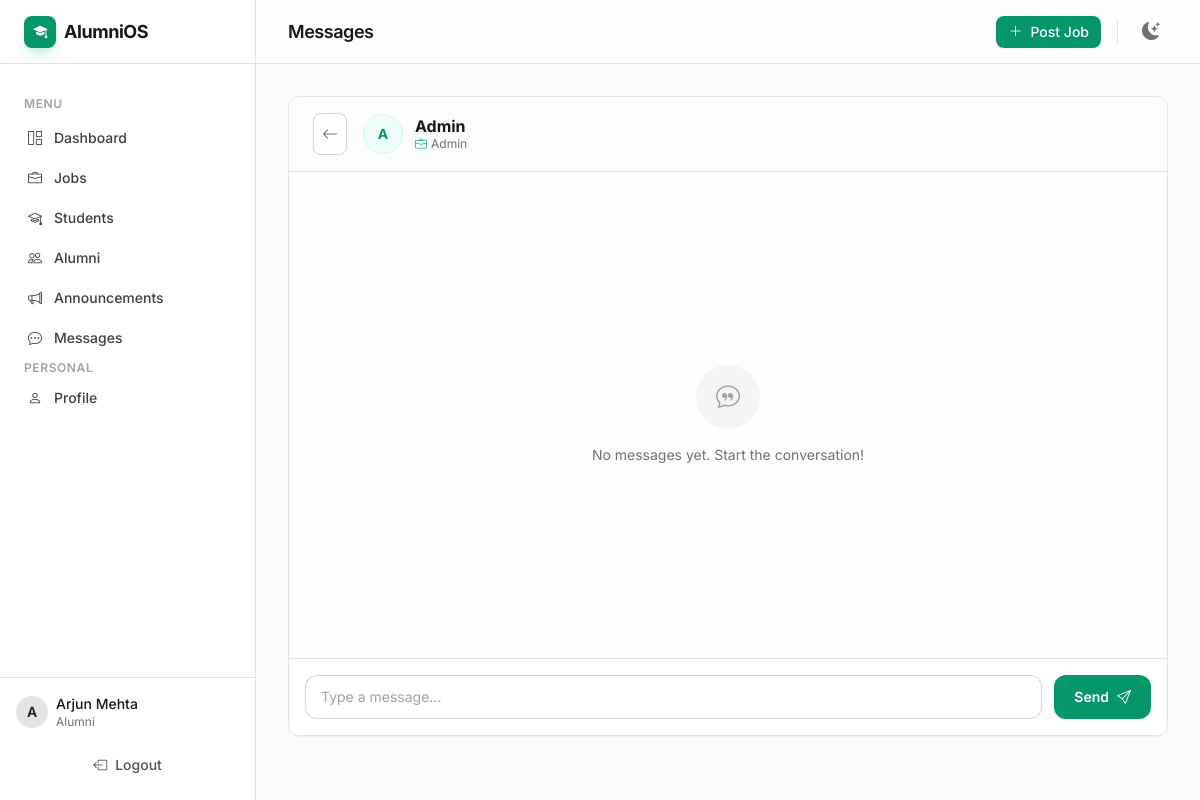
The app's page /chat/1 (signed in) with its own data.
### app.py (models this page shows)
class User(db.Model, UserMixin):
    id = db.Column(db.Integer, primary_key=True)
    role = db.Column(db.String(20), nullable=False, index=True)
    full_name = db.Column(db.String(120), nullable=False)
    email = db.Column(db.String(120), unique=True, nullable=False, index=True)
    password_hash = db.Column(db.String(255), nullable=False)
    batch = db.Column(db.String(20), default="")
    department = db.Column(db.String(80), default="")
    company = db.Column(db.String(120), default="")
    job_role = db.Column(db.String(120), default="")
    location = db.Column(db.String(120), default="")
    linkedin = db.Column(db.String(200), default="")
    bio = db.Column(db.Text, default="")
    skills = db.Column(db.String(500), default="")  # Comma-separated skills
    roll_number = db.Column(db.String(100), unique=True, nullable=True)
    joined_year = db.Column(db.String(10), default="")
    graduation_duration = db.Column(db.String(20), default="")
    resume_filename = db.Column(db.String(255), default="")
    resume_embedding = db.Column(db.PickleType, nullable=True)
    resume_ml_status = db.Column(db.String(20), default="none")  # none, processing, completed, failed
    is_verified = db.Column(db.Boolean, default=False)
    verification_status = db.Column(db.String(20), default="pending")  # pending, approved, rejected
    verified_by_id = db.Column(db.Integer, db.ForeignKey("user.id"), nullable=True)
    verified_at = db.Column(db.DateTime, nullable=True)
    created_at = db.Column(db.DateTime, default=datetime.utcnow)
    failed_login_attempts = db.Column(db.Integer, default=0)
    account_locked_until = db.Column(db.DateTime, nullable=True)

### app.py (the view, shortened to what this page needs)
    @app.route("/chat/<int:user_id>", methods=["GET", "POST"])
    @login_required
    def chat(user_id):
        other = db.session.get(User, user_id)
        if not other:
            abort(404)
        thread = (
            Message.query.filter(
                db.or_(
                    db.and_(Message.sender_id == current_user.id, Message.receiver_id == other.id),
                    db.and_(Message.sender_id == other.id, Message.receiver_id == current_user.id),
                )
            )
            .order_by(Message.created_at.asc())
            .all()
        )
        return render_template("chat.html", other=other, thread=thread)

### templates/chat.html (shortened to what this page needs)
{% extends "base.html" %}
{% block header_title %}Messages{% endblock %}
{% block content %}
<div class="max-w-4xl mx-auto h-[80vh] flex flex-col">
  <div class="bg-white dark:bg-zinc-900 border border-zinc-200 dark:border-zinc-800 rounded-xl shadow-sm overflow-hidden flex flex-col h-full">
    <div class="px-6 py-4 border-b border-zinc-200 dark:border-zinc-800 bg-zinc-50/50 dark:bg-zinc-900/50 flex items-center justify-between shrink-0">
      <div class="flex items-center gap-4">
        <a href="{{ url_for('messages') }}" class="inline-flex items-center justify-center rounded-lg border border-zinc-300 dark:border-zinc-700 bg-white dark:bg-zinc-800 p-2 text-zinc-500 hover:text-zinc-900 dark:hover:text-zinc-100 hover:bg-zinc-50 dark:hover:bg-zinc-700/50 transition-colors" title="Back to Inbox">
          <i class="bi bi-arrow-left"></i>
        </a>
        <div class="flex items-center gap-3">
          <div class="w-10 h-10 rounded-full bg-primary-50 dark:bg-primary-500/10 text-primary-600 dark:text-primary-400 flex items-center justify-center font-bold text-sm border border-primary-100 dark:border-primary-500/20">
            {{ other.full_name[0]|upper }}
          </div>
          <div>
            <h5 class="font-bold text-zinc-900 dark:text-zinc-100 leading-tight">{{ other.full_name }}</h5>
            <p class="text-xs text-zinc-500 dark:text-zinc-400 capitalize flex items-center gap-1">
              {% if other.role == 'student' %}<i class="bi bi-mortarboard text-primary-500"></i>{% else %}<i class="bi bi-briefcase text-emerald-500"></i>{% endif %}
              {{ other.role }}
            </p>
          </div>
        </div>
      </div>
    </div>
    <div class="flex-1 overflow-y-auto p-6 bg-zinc-50/30 dark:bg-zinc-950/30 flex flex-col gap-4">
      {% for m in thread %}
        {% if m.sender_id == current_user.id %}
          <div class="flex justify-end mb-2">
            <div class="max-w-[75%] rounded-2xl rounded-tr-sm bg-primary-600 px-4 py-2.5 text-white shadow-sm border border-primary-700">
              <div class="text-xs text-primary-200 mb-1 flex justify-end">{{ m.created_at.strftime("%I:%M %p") }}</div>
              <div class="text-sm leading-relaxed whitespace-pre-wrap">{{ m.body }}</div>
            </div>
          </div>
        {% else %}
          <div class="flex justify-start mb-2 group">
            <div class="max-w-[75%] rounded-2xl rounded-tl-sm bg-white dark:bg-zinc-800 px-4 py-2.5 text-zinc-900 dark:text-zinc-100 shadow-sm border border-zinc-200 dark:border-zinc-700">
              <div class="text-xs text-zinc-400 dark:text-zinc-500 mb-1">{{ m.created_at.strftime("%I:%M %p") }}</div>
              <div class="text-sm leading-relaxed whitespace-pre-wrap">{{ m.body }}</div>
            </div>
          </div>
        {% endif %}
      {% else %}
        <div class="flex-1 flex flex-col items-center justify-center text-center">
          <div class="w-16 h-16 rounded-full bg-zinc-100 dark:bg-zinc-800 flex items-center justify-center text-zinc-400 dark:text-zinc-500 mb-4">
            <i class="bi bi-chat-quote text-2xl"></i>
          </div>
          <p class="text-zinc-500 dark:text-zinc-400 text-sm">No messages yet. Start the conversation!</p>
        </div>
      {% endfor %}
    </div>
    <div class="p-4 border-t border-zinc-200 dark:border-zinc-800 bg-white dark:bg-zinc-900 shrink-0">
      <form method="post" class="flex gap-3">
        <input name="body" placeholder="Type a message..." required class="block w-full rounded-xl border-0 py-3 px-4 text-zinc-900 dark:text-zinc-100 dark:bg-zinc-800/50 ring-1 ring-inset ring-zinc-300 dark:ring-zinc-700 placeholder:text-zinc-400 focus:ring-2 focus:ring-inset focus:ring-primary-600 sm:text-sm transition-shadow">
        <button type="submit" class="inline-flex items-center justify-center rounded-xl bg-primary-600 px-5 py-3 text-sm font-semibold text-white shadow-sm hover:bg-primary-700 focus:outline-none focus:ring-2 focus:ring-primary-600 transition-colors shrink-0 group">
          <span class="hidden sm:inline">Send</span>
          <i class="bi bi-send sm:ml-2 group-hover:-translate-y-0.5 group-hover:translate-x-0.5 transition-transform"></i>
        </button>
      </form>
    </div>
  </div>
</div>
{% endblock %}

### templates/base.html (shortened to what this page needs)
<!DOCTYPE html>
<html lang="en" class="antialiased">
<head>
    <link rel="stylesheet" href="https://cdn.jsdelivr.net/npm/bootstrap-icons@1.11.3/font/bootstrap-icons.min.css">
    <script src="https://cdn.tailwindcss.com"></script>
    <link rel="stylesheet" href="{{ url_for('static', filename='css/style.css') }}">
</head>
<body class="bg-zinc-50 text-zinc-900 dark:bg-zinc-950 dark:text-zinc-100 flex h-screen overflow-hidden selection:bg-primary-500/30">
    {% if current_user.is_authenticated %}
    <aside class="w-64 flex-shrink-0 border-r border-zinc-200 dark:border-zinc-800 bg-white dark:bg-zinc-900 flex flex-col transition-colors duration-200 hidden md:flex">
        <div class="h-16 flex items-center px-6 border-b border-zinc-200 dark:border-zinc-800">
            <a href="{{ url_for('index') }}" class="flex items-center gap-2 font-bold text-lg tracking-tight hover:opacity-80 transition-opacity">
                <span class="w-8 h-8 rounded-lg bg-primary-600 text-white flex items-center justify-center shadow-primary-500/20 shadow-lg">
                    <i class="bi bi-mortarboard-fill text-sm"></i>
                </span>
                <span>AlumniOS</span>
            </a>
        </div>
        <nav class="flex-1 overflow-y-auto p-4 space-y-1">
            {% if current_user.is_authenticated %}
                <div class="text-xs font-semibold text-zinc-400 dark:text-zinc-500 uppercase tracking-wider mb-2 mt-4 px-2">Menu</div>
                <a href="{{ url_for('dashboard') }}" class="flex items-center gap-3 px-3 py-2 rounded-lg text-sm font-medium transition-colors hover:bg-zinc-100 dark:hover:bg-zinc-800/50 text-zinc-700 dark:text-zinc-300 ">
                    <i class="bi bi-grid-1x2"></i> Dashboard
                </a>
                <a href="{{ url_for('jobs') }}" class="flex items-center gap-3 px-3 py-2 rounded-lg text-sm font-medium transition-colors hover:bg-zinc-100 dark:hover:bg-zinc-800/50 text-zinc-700 dark:text-zinc-300 ">
                    <i class="bi bi-briefcase"></i> Jobs
                </a>
                {% if current_user.role in ["alumni", "admin"] %}
                <a href="{{ url_for('students_directory') }}" class="flex items-center gap-3 px-3 py-2 rounded-lg text-sm font-medium transition-colors hover:bg-zinc-100 dark:hover:bg-zinc-800/50 text-zinc-700 dark:text-zinc-300 ">
                    <i class="bi bi-mortarboard"></i> Students
                </a>
                {% endif %}
                <a href="{{ url_for('alumni_directory') }}" class="flex items-center gap-3 px-3 py-2 rounded-lg text-sm font-medium transition-colors hover:bg-zinc-100 dark:hover:bg-zinc-800/50 text-zinc-700 dark:text-zinc-300 ">
                    <i class="bi bi-people"></i> Alumni
                </a>
                <a href="{{ url_for('announcements') }}" class="flex items-center gap-3 px-3 py-2 rounded-lg text-sm font-medium transition-colors hover:bg-zinc-100 dark:hover:bg-zinc-800/50 text-zinc-700 dark:text-zinc-300 ">
                    <i class="bi bi-megaphone"></i> Announcements
                </a>
                <a href="{{ url_for('messages') }}" class="flex items-center gap-3 px-3 py-2 rounded-lg text-sm font-medium transition-colors hover:bg-zinc-100 dark:hover:bg-zinc-800/50 text-zinc-700 dark:text-zinc-300 ">
                    <i class="bi bi-chat-dots"></i> Messages
                </a>
                <div class="text-xs font-semibold text-zinc-400 dark:text-zinc-500 uppercase tracking-wider mb-2 mt-6 px-2">Personal</div>
                <a href="{{ url_for('profile') }}" class="flex items-center gap-3 px-3 py-2 rounded-lg text-sm font-medium transition-colors hover:bg-zinc-100 dark:hover:bg-zinc-800/50 text-zinc-700 dark:text-zinc-300 ">
                    <i class="bi bi-person"></i> Profile
                </a>
            {% else %}
                <a href="{{ url_for('choose_login') }}" class="flex items-center gap-3 px-3 py-2 rounded-lg text-sm font-medium transition-colors bg-primary-600 hover:bg-primary-700 text-white shadow-sm mt-4">
                    <i class="bi bi-box-arrow-in-right"></i> Login to Portal
                </a>
            {% endif %}
        </nav>
        {% if current_user.is_authenticated %}
        <div class="p-4 border-t border-zinc-200 dark:border-zinc-800">
            <div class="flex items-center justify-between mb-4">
                <div class="flex items-center gap-2 overflow-hidden">
                    <div class="w-8 h-8 rounded-full bg-zinc-200 dark:bg-zinc-700 flex items-center justify-center text-sm font-semibold flex-shrink-0">
                        {{ current_user.full_name[0]|upper }}
                    </div>
                    <div class="truncate">
                        <div class="text-sm font-medium truncate">{{ current_user.full_name }}</div>
                        <div class="text-xs text-zinc-500 dark:text-zinc-400 truncate capitalize">{{ current_user.role }}</div>
                    </div>
                </div>
            </div>
            <a href="{{ url_for('logout') }}" class="w-full flex items-center justify-center gap-2 px-3 py-2 rounded-lg text-sm font-medium text-zinc-600 dark:text-zinc-400 hover:text-red-600 dark:hover:text-red-400 hover:bg-red-50 dark:hover:bg-red-950/30 transition-colors border border-transparent hover:border-red-100 dark:hover:border-red-900/50">
                <i class="bi bi-box-arrow-left"></i> Logout
            </a>
        </div>
        {% endif %}
    </aside>
    {% endif %}
    <div class="flex-1 flex flex-col min-w-0 transition-colors duration-200">
        <header class="h-16 flex-shrink-0 bg-white/80 dark:bg-zinc-900/80 backdrop-blur-md border-b border-zinc-200 dark:border-zinc-800 flex items-center justify-between px-4 sm:px-6 lg:px-8 z-10">
            <div class="flex items-center gap-4">
                <h1 class="text-lg font-semibold tracking-tight">{% block header_title %}Overview{% endblock %}</h1>
            </div>
            <div class="flex items-center gap-3">
                {% if current_user.is_authenticated %}
                    {% if current_user.role == "alumni" %}
                        <a href="{{ url_for('job_new') }}" class="hidden sm:inline-flex items-center gap-2 px-3 py-1.5 text-sm font-medium rounded-lg text-white bg-primary-600 hover:bg-primary-700 transition-colors shadow-sm">
                            <i class="bi bi-plus-lg"></i> Post Job
                        </a>
                    {% endif %}
                {% endif %}
                <button id="theme-toggle" class="p-2 text-zinc-500 dark:text-zinc-400 hover:bg-zinc-100 dark:hover:bg-zinc-800 rounded-lg transition-colors focus:outline-none focus:ring-2 focus:ring-primary-500/50" aria-label="Toggle Dark Mode">
                    <i id="theme-toggle-dark-icon" class="bi bi-moon-stars-fill hidden text-lg"></i>
                </button>
            </div>
        </header>
        <main class="flex-1 overflow-y-auto p-4 sm:p-6 lg:p-8">
            <div class="max-w-7xl mx-auto">
                {% block content %}{% endblock %}
            </div>
        </main>
    </div>
</body>
</html>

### records on screen
User: full_name "A", full_name "Arjun Mehta", role "Alumni"
User: full_name "A", full_name "Admin", role "Admin"
